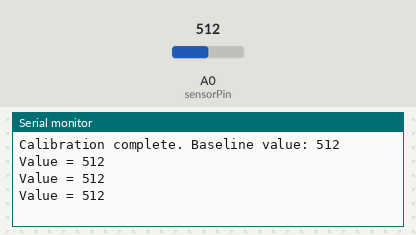
Bench run of a sketch on a simulated Arduino Uno, built with avr-gcc and run on an emulated ATmega328P. On the bench: the last lines printed to the serial monitor. Inputs (shaded band) come from the test bench; at power-on: A0 (sensorPin) = 512.

Above: at 8.7 s.
8.8 s: A0 (sensorPin) set to 716
At 9.4 s:
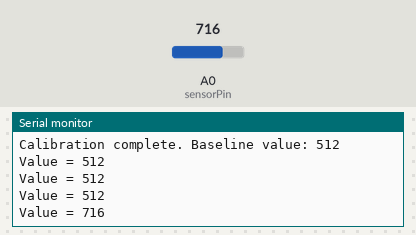
10.3 s: A0 (sensorPin) set to 900
At 10.9 s:
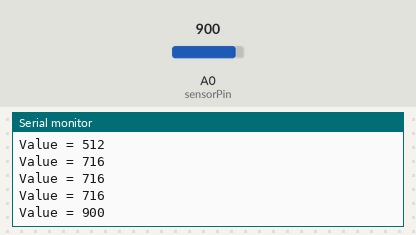
Timing chart, 0 to 13.3 s (numbered marks = the images above; inputs shaded):
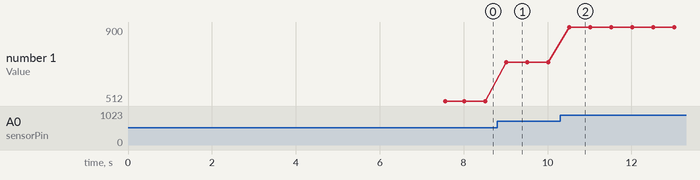

Measured:
- after the input at 8.8 s, the serial monitor: prints a new line after 0.22 s (image 1)
- after the input at 10.3 s, the serial monitor: prints a new line after 0.22 s (image 2)
- plotted number 1: 512 → 716 after the input at 8.8 s, 716 → 900 after the input at 10.3 s

The sketch:

inductproxsen.ino
```cpp
// Capacitive Proximity Sensor LJC18A3-B-Z/AX Test for Different Materials
//Black - data, blue - ground, Red - VCC

const int sensorPin = A0; // Connect the sensor output to Arduino digital pin 2
int sensorThreshold = 0; // Variable to store the sensor threshold for different materials
int sensorValue = 0;     // Variable to store the sensor reading

void calibrateSensor();
void setup() {
  Serial.begin(9600);    // Initialize serial communication at 9600 baud
  calibrateSensor();     // Call the calibration function during setup
}

void loop() {
  // Read the sensor value
  sensorValue = analogRead(sensorPin);
  Serial.print("Value = ");
  Serial.println(sensorValue);

  // Compare the sensor value with the calibrated threshold
  /*if (sensorValue == HIGH) {
    Serial.println("No object detected.");
  }
  else if(sensorValue == 1022 || sensorValue == 1023) {
    Serial.println("Other Material");
  }
  else {
    Serial.print("Plastic Detected : ");
    Serial.println(sensorValue);
  }*/
  delay(500); // You can adjust the delay to change the sensor reading rate
}


void calibrateSensor() {
  Serial.println("Calibrating the sensor. Please remove all objects from the sensor area.");
  delay(5000); // Allow time to clear the sensor area for calibration

  int sum = 0;
  const int numReadings = 50; // Number of readings to average for calibration

  for (int i = 0; i < numReadings; i++) {
    sum += analogRead(sensorPin);
    delay(50); // Add a small delay between readings
  }

  int baseline = sum / numReadings;

  Serial.print("Calibration complete. Baseline value: ");
  Serial.println(baseline);

  sensorThreshold = baseline -30; // Adjust the threshold as needed based on the material being detected
  // You may need to adjust the threshold value based on your specific setup and materials.
}
```
